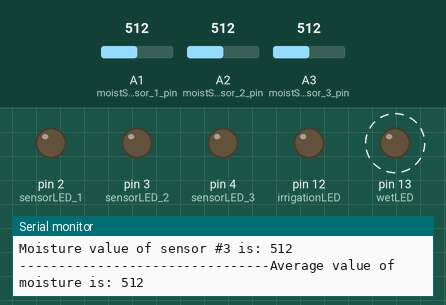
This sketch was run on a simulated Arduino Uno, built with avr-gcc and run on an emulated ATmega328P. Parts: output pins drawn as LEDs (lit = HIGH), the last lines printed to the serial monitor. Dashed ring = blinking. The inputs (shaded band) are chosen by the test bench; at power-on: A1 (moistSensor_1_pin) = 512, A2 (moistSensor_2_pin) = 512, A3 (moistSensor_3_pin) = 512.

Above: at 1.8 s.
1.9 s: A1 (moistSensor_1_pin) set to 686
5.4 s: A1 (moistSensor_1_pin) set to 718
At 6.4 s:
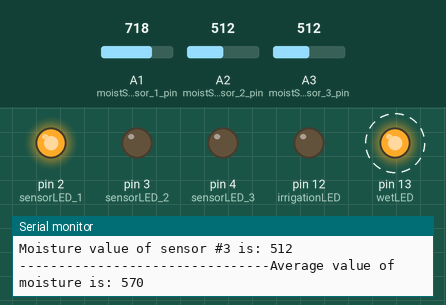
9.5 s: A2 (moistSensor_2_pin) set to 684
13.0 s: A2 (moistSensor_2_pin) set to 707
At 13.5 s:
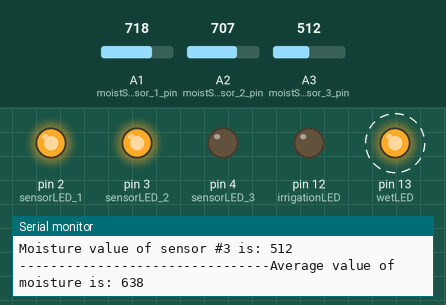
16.6 s: A3 (moistSensor_3_pin) set to 685
20.1 s: A3 (moistSensor_3_pin) set to 708
At 20.6 s:
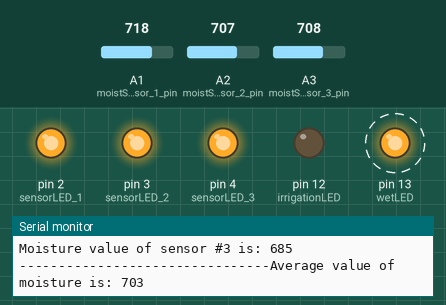
Timing chart, 0 to 24.7 s (numbered marks = the images above; inputs shaded):
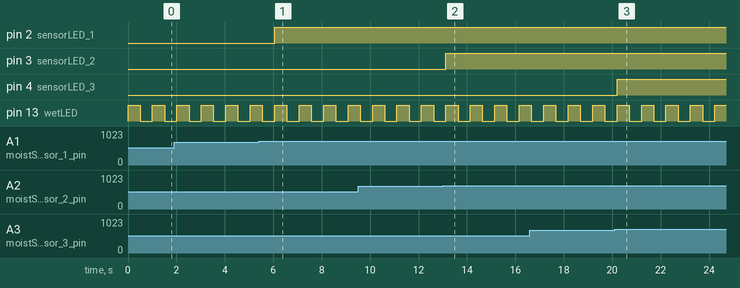

The sketch:

smartGarden.ino
```cpp
#include "global.h"
#include "func.h"

void setup()
{
  Serial.begin(115200);
  pinMode(sensorLED_1, OUTPUT);
  pinMode(sensorLED_2, OUTPUT);
  pinMode(sensorLED_3, OUTPUT);
  pinMode(irrigationLED, OUTPUT);
  pinMode(wetLED, OUTPUT);
}

void loop()
{
  initPorts();
  readSensors();

  int wet_sensors = 3;
  if (moistSensor_1_val >= 700) { digitalWrite(sensorLED_1, HIGH); wet_sensors = wet_sensors - 1; } // if dry -> turns on LED 1
  if (moistSensor_2_val >= 700) { digitalWrite(sensorLED_2, HIGH); wet_sensors = wet_sensors - 1; } // if dry -> turns on LED 2
  if (moistSensor_3_val >= 700) { digitalWrite(sensorLED_3, HIGH); wet_sensors = wet_sensors - 1; }// if dry -> turns on LED 3

  if (wet_sensors = 3)
  {
    digitalWrite(wetLED, HIGH);
    delay(500);
    digitalWrite(wetLED, LOW);
    delay(500);
  }
  else if (avrMoist < 550)
  {
    digitalWrite(wetLED, HIGH);
    delay(500);
    digitalWrite(wetLED, LOW);
    delay(500);
  }
  else
  {
    digitalWrite(irrigationLED, HIGH);
    delay(500);
    digitalWrite(irrigationLED, LOW);
    delay(500);
  }
  printStatus();
}
```

def.cpp
```cpp
// This file includes all definitions of variables and functions

#include "Arduino.h"
#include "global.h"
#include "func.h"


/*--> Variables definitions: <--*/

                                  // Analog pins (input):
const int moistSensor_1_pin = 1;  // A1
const int moistSensor_2_pin = 2;  // A2
const int moistSensor_3_pin = 3;  // A3

                                  // Variables:
int moistSensor_1_val = 0;        // Moisture value of sensor 1
int moistSensor_2_val = 0;        // Moisture value of sensor 2
int moistSensor_3_val = 0;        // Moisture value of sensor 3
int avrMoist = 0;                 // Average moisture

                                  // Digital pins (output): when sensor is dry --> LED is ON (HIGH)
const int sensorLED_1 = 2;        // 2
const int sensorLED_2 = 3;        // 3
const int sensorLED_3 = 4;        // 4
const int irrigationLED = 12;     // 12, should blink when soil is DRY.
const int wetLED = 13;            // 13, should blink when soil is WET.

/*--> Functions definitions: <--*/

void initPorts(void)
{
  digitalWrite(sensorLED_1, LOW);
  digitalWrite(sensorLED_2, LOW);
  digitalWrite(sensorLED_3, LOW);
  digitalWrite(irrigationLED, LOW);
  digitalWrite(wetLED, LOW);
}

void readSensors(void)
{
  moistSensor_1_val = analogRead(moistSensor_1_pin);
  moistSensor_2_val = analogRead(moistSensor_2_pin);
  moistSensor_3_val = analogRead(moistSensor_3_pin);
  avrMoist = (moistSensor_1_val + moistSensor_2_val + moistSensor_3_val)/3;  // average moisture - ממוצע הלחות
}

void printStatus(void)
{
  Serial.print("Moisture value of sensor #1 is: ");
  Serial.println(moistSensor_1_val);
  Serial.print("Moisture value of sensor #2 is: ");
  Serial.println(moistSensor_2_val);
  Serial.print("Moisture value of sensor #3 is: ");
  Serial.println(moistSensor_3_val);
  Serial.print("--------------------------------");
  Serial.print("Average value of moisture is: ");
  Serial.println(avrMoist);
}
```

func.h
```cpp
// This file includes all declarations of global functions

extern void initPorts(void);
extern void readSensors(void);
extern void printStatus(void);
```

global.h
```cpp
// This file includes all declarations of global variables

                                      // Analog pins (input):
extern const int moistSensor_1_pin;   // A1
extern const int moistSensor_2_pin;   // A2
extern const int moistSensor_3_pin;   // A3

                                      // Variables:
extern int moistSensor_1_val;         // Moisture value of sensor 1
extern int moistSensor_2_val;         // Moisture value of sensor 2
extern int moistSensor_3_val;         // Moisture value of sensor 3
extern int avrMoist;                  // Average moisture

                                      // Digital pins (output): when sensor is dry --> LED is ON (HIGH)
extern const int sensorLED_1;         // 2
extern const int sensorLED_2;         // 3
extern const int sensorLED_3;         // 4
extern const int irrigationLED;       // 12, should blink when soil is DRY.
extern const int wetLED;              // 13, should blink when soil is WET.
```

Measured:
- the behaviour switches between 699 and 700 on A1 (moistSensor_1_pin) (found by bisection; images 0 and 1)
- the behaviour switches between 699 and 700 on A2 (moistSensor_2_pin) (found by bisection; images 1 and 2)
- the behaviour switches between 699 and 700 on A3 (moistSensor_3_pin) (found by bisection; images 2 and 3)
- after the input at 5.4 s, pin 2 (sensorLED_1): LOW → HIGH after 0.66 s
- after the input at 13.0 s, pin 3 (sensorLED_2): LOW → HIGH after 0.13 s
- after the input at 20.1 s, pin 4 (sensorLED_3): LOW → HIGH after 0.10 s
- by itself, pin 13 (wetLED): alternates HIGH for 0.50 s and LOW for 0.51 s
